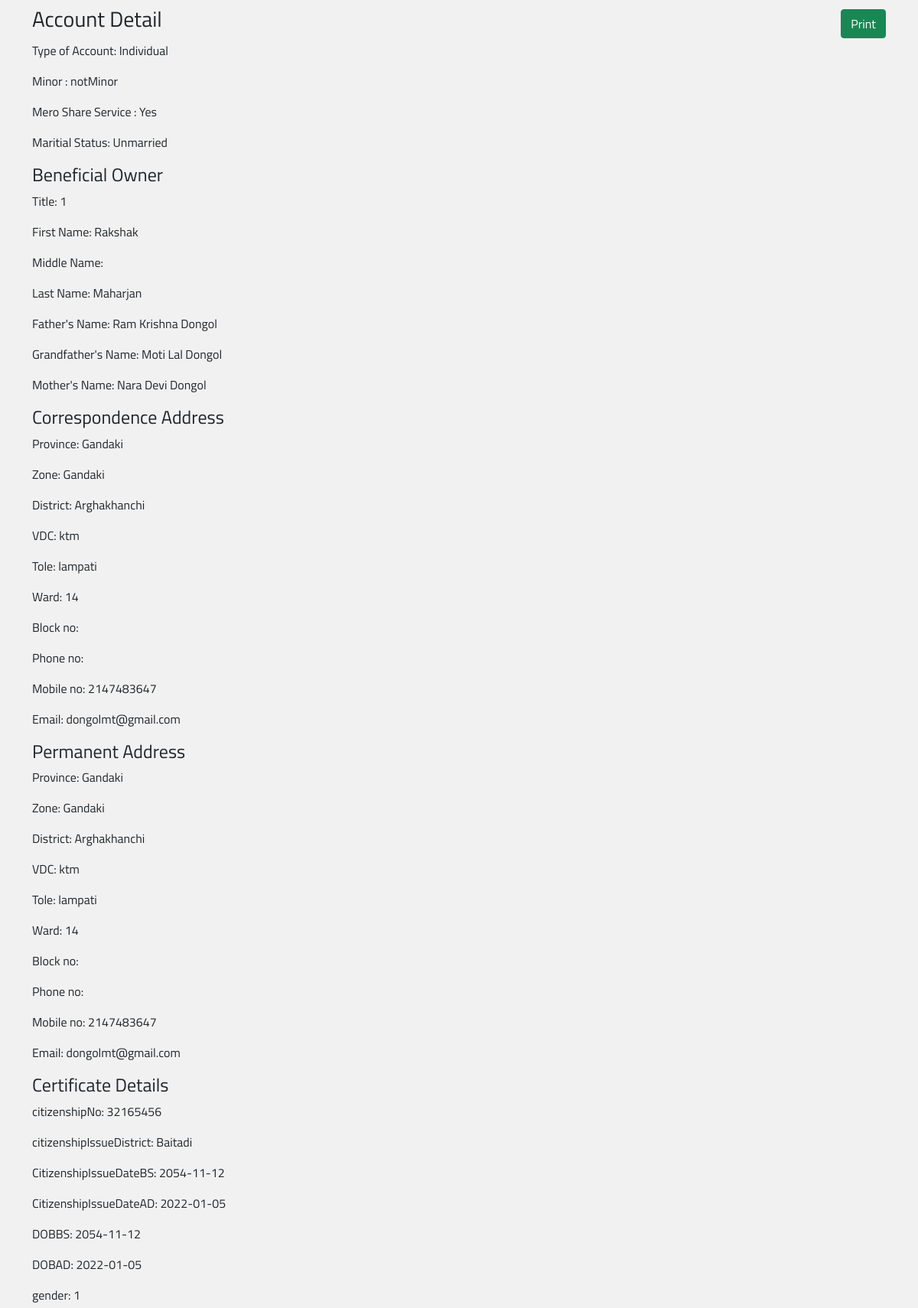
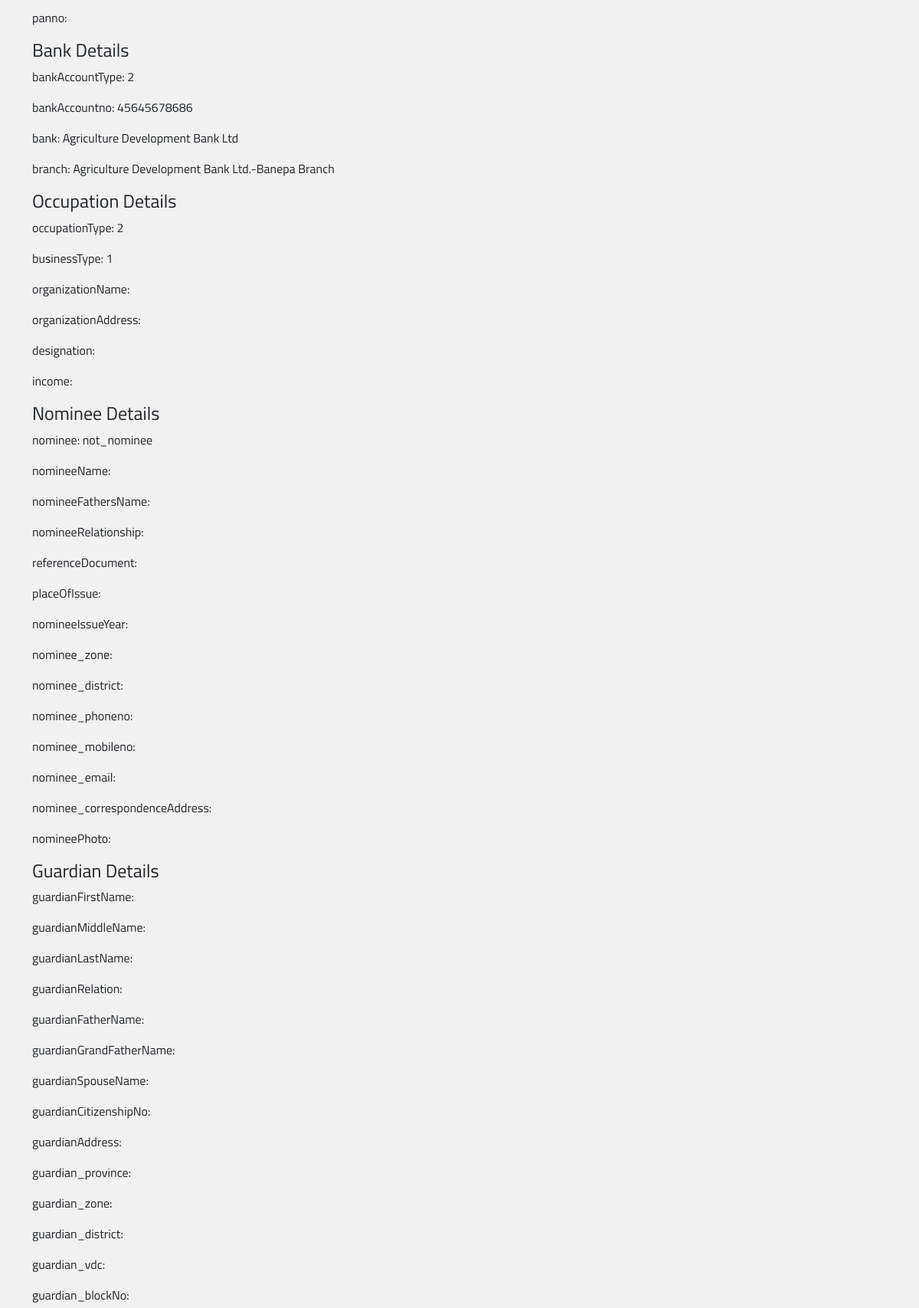
/formDetail?id=10001 (upper part), run on the app's committed database (2 pictures, top to bottom).
### tables this page shows
CREATE TABLE `form` (
  `id` int(11) NOT NULL,
  `firstSection` int(11) DEFAULT NULL,
  `beneficialOwner` int(11) DEFAULT NULL,
  `correspondenceAddress` int(11) DEFAULT NULL,
  `permanentAddress` int(11) DEFAULT NULL,
  `certificateDetails` int(11) DEFAULT NULL,
  `bankDetails` int(11) DEFAULT NULL,
  `occupationDetails` int(11) DEFAULT NULL,
  `nomineeDetails` int(11) DEFAULT NULL,
  `guardianDetails` int(11) DEFAULT NULL,
  `otherDocuments` int(11) DEFAULT NULL
);

CREATE TABLE `firstsection` (
  `firstsection_id` int(11) NOT NULL,
  `accountType` text NOT NULL,
  `minor` text NOT NULL,
  `meroShareService` text NOT NULL,
  `maritalStatus` text NOT NULL
);

CREATE TABLE `beneficialowner` (
  `beneficialowner_id` int(11) NOT NULL,
  `title` int(11) DEFAULT NULL,
  `firstName` text NOT NULL,
  `middleName` text DEFAULT NULL,
  `lastName` text NOT NULL,
  `fathersName` text NOT NULL,
  `grandFathersName` text NOT NULL,
  `mothersName` text NOT NULL
);

CREATE TABLE `correspondenceaddress` (
  `id` int(11) NOT NULL,
  `correspondence_province` varchar(50) DEFAULT NULL,
  `correspondence_zone` varchar(50) DEFAULT NULL,
  `correspondence_district` varchar(50) DEFAULT NULL,
  `correspondence_vdc` text NOT NULL,
  `correspondence_tole` text NOT NULL,
  `correspondence_ward` int(10) NOT NULL,
  `correspondence_blockno` int(10) DEFAULT NULL,
  `correspondence_phoneno` int(10) DEFAULT NULL,
  `correspondence_mobileno` int(10) NOT NULL,
  `correspondence_email` varchar(255) NOT NULL
);

CREATE TABLE `permanentaddress` (
  `id` int(11) NOT NULL,
  `permanent_province` varchar(50) DEFAULT NULL,
  `permanent_zone` varchar(50) DEFAULT NULL,
  `permanent_district` varchar(50) DEFAULT NULL,
  `permanent_vdc` text NOT NULL,
  `permanent_tole` text NOT NULL,
  `permanent_ward` int(11) NOT NULL,
  `permanent_blockno` int(11) DEFAULT NULL,
  `permanent_phoneno` int(10) DEFAULT NULL,
  `permanent_mobileno` int(10) NOT NULL,
  `permanent_email` varchar(255) NOT NULL
);

CREATE TABLE `certificatedetails` (
  `id` int(11) NOT NULL,
  `citizenshipNo` varchar(50) DEFAULT NULL,
  `citizenshipIssueDistrict` varchar(50) DEFAULT NULL,
  `CitizenshipIssueDateBS` date NOT NULL,
  `CitizenshipIssueDateAD` date NOT NULL,
  `DOBBS` date NOT NULL,
  `DOBAD` date NOT NULL,
  `gender` int(11) DEFAULT NULL,
  `panno` varchar(50) DEFAULT NULL
);

CREATE TABLE `bankdetails` (
  `id` int(11) NOT NULL,
  `bankAccountType` int(11) DEFAULT NULL,
  `bank` varchar(255) DEFAULT NULL,
  `branch` varchar(255) DEFAULT NULL,
  `bankAccountno` varchar(50) NOT NULL,
  `status` tinyint(1) DEFAULT 1
);

CREATE TABLE `occupationdetails` (
  `id` int(11) NOT NULL,
  `occupationType` int(11) DEFAULT NULL,
  `businessType` int(11) DEFAULT NULL,
  `organizationName` text DEFAULT NULL,
  `organizationAddress` text DEFAULT NULL,
  `designation` text DEFAULT NULL,
  `income` int(11) DEFAULT NULL
);

CREATE TABLE `nomineedetails` (
  `id` int(11) NOT NULL,
  `nominee` text NOT NULL,
  `nomineeName` text DEFAULT NULL,
  `nomineeFathersName` text DEFAULT NULL,
  `nomineeRelationship` text DEFAULT NULL,
  `referenceDocument` int(11) DEFAULT NULL,
  `nomineeDoc` varchar(50) DEFAULT NULL,
  `placeOfIssue` varchar(50) DEFAULT NULL,
  `nomineeIssueYear` date DEFAULT NULL,
  `nomineeAge` int(3) DEFAULT NULL,
  `nominee_zone` varchar(50) DEFAULT NULL,
  `nominee_district` varchar(50) DEFAULT NULL,
  `nominee_phoneno` int(10) DEFAULT NULL,
  `nominee_mobileno` int(10) DEFAULT NULL,
  `nominee_email` varchar(255) DEFAULT NULL,
  `nominee_panno` int(20) DEFAULT NULL,
  `nominee_correspondenceAddress` text DEFAULT NULL,
  `nomineePhoto` text DEFAULT NULL,
  `nomineeSignature` text DEFAULT NULL,
  `nomineeDocumentFront` text DEFAULT NULL,
  `nomineeDocumentBack` text DEFAULT NULL
);

### formDetail.php (the view, shortened to what this page needs)
<?php
include "admin\inc\header.php";
if ( isset( $_GET['id'] ) && !empty( $_GET['id'] ) ){
    $id = (int)$_GET['id'];
    $row = mysqli_fetch_array($result);
?>
<div class="container my-2">
    <div class="form_heading">
        <h3>Account Detail </h3>
        <button class="btn btn-success my-1" onclick="window.print();" id="print-btn">Print</button>
    </div>
    <p>Type of Account: <?php echo $row["accountType"]; ?></p>
    <p>Minor : <?php echo $row["minor"]; ?></p>
    <p>Mero Share Service : <?php echo $row["meroShareService"]; ?></p>
    <p>Maritial Status: <?php echo $row["maritalStatus"]; ?></p>
    <h4>Beneficial Owner</h4>
    <p>Title: <?php echo $row["title"]; ?></p>
    <p>First Name: <?php echo $row["firstName"]; ?></p>
    <p>Middle Name: <?php echo $row["middleName"]; ?></p>
    <p>Last Name: <?php echo $row["lastName"]; ?></p>
    <p>Father's Name: <?php echo $row["fathersName"]; ?></p>
    <p>Grandfather's Name: <?php echo $row["grandFathersName"]; ?></p>
    <p>Mother's Name: <?php echo $row["mothersName"]; ?></p>
    <h4>Correspondence Address</h4>
    <p>Province: <?php echo $row["correspondence_province"]; ?></p>
    <p>Zone: <?php echo $row["correspondence_zone"]; ?></p>
    <p>District: <?php echo $row["correspondence_district"]; ?></p>
    <p>VDC: <?php echo $row["correspondence_vdc"]; ?></p>
    <p>Tole: <?php echo $row["correspondence_tole"]; ?></p>
    <p>Ward: <?php echo $row["correspondence_ward"]; ?></p>
    <p>Block no: <?php echo $row["correspondence_blockno"]; ?></p>
    <p>Phone no: <?php echo $row["correspondence_phoneno"]; ?></p>
    <p>Mobile no: <?php echo $row["correspondence_mobileno"]; ?></p>
    <p>Email: <?php echo $row["correspondence_email"]; ?></p>
    <h4>Permanent Address</h4>
    <p>Province: <?php echo $row["permanent_province"]; ?></p>
    <p>Zone: <?php echo $row["permanent_zone"]; ?></p>
    <p>District: <?php echo $row["permanent_district"]; ?></p>
    <p>VDC: <?php echo $row["permanent_vdc"]; ?></p>
    <p>Tole: <?php echo $row["permanent_tole"]; ?></p>
    <p>Ward: <?php echo $row["permanent_ward"]; ?></p>
    <p>Block no: <?php echo $row["permanent_blockno"]; ?></p>
    <p>Phone no: <?php echo $row["permanent_phoneno"]; ?></p>
    <p>Mobile no: <?php echo $row["permanent_mobileno"]; ?></p>
    <p>Email: <?php echo $row["permanent_email"]; ?></p>
    <h4>Certificate Details</h4>
    <p>citizenshipNo: <?php echo $row["citizenshipNo"]; ?></p>
    <p>citizenshipIssueDistrict: <?php echo $row["citizenshipIssueDistrict"]; ?></p>
    <p>CitizenshipIssueDateBS: <?php echo $row["citizenshipIssueDateBS"]; ?></p>
    <p>CitizenshipIssueDateAD: <?php echo $row["citizenshipIssueDateAD"]; ?></p>
    <p>DOBBS: <?php echo $row["DOBBS"]; ?></p>
    <p>DOBAD: <?php echo $row["DOBAD"]; ?></p>
    <p>gender: <?php echo $row["gender"]; ?></p>
    <p>panno: <?php echo $row["panno"]; ?></p>
    <h4>Bank Details</h4>
    <p>bankAccountType: <?php echo $row["bankAccountType"]; ?></p>
    <p>bankAccountno: <?php echo $row["bankAccountno"]; ?></p>
    <p>bank: <?php echo $row["bank"]; ?></p>
    <p>branch: <?php echo $row["branch"]; ?></p>
    <h4>Occupation Details</h4>
    <p>occupationType: <?php echo $row["occupationType"]; ?></p>
    <p>businessType: <?php echo $row["businessType"]; ?></p>
    <p>organizationName: <?php echo $row["organizationName"]; ?></p>
    <p>organizationAddress: <?php echo $row["organizationAddress"]; ?></p>
    <p>designation: <?php echo $row["designation"]; ?></p>
    <p>income: <?php echo $row["income"]; ?></p>
    <h4>Nominee Details</h4>
    <p>nominee: <?php echo $row["nominee"]; ?></p>
    <p>nomineeName: <?php echo $row["nomineeName"]; ?></p>
    <p>nomineeFathersName: <?php echo $row["nomineeFathersName"]; ?></p>
    <p>nomineeRelationship: <?php echo $row["nomineeRelationship"]; ?></p>
    <p>referenceDocument: <?php echo $row["referenceDocument"]; ?></p>
    <p>placeOfIssue: <?php echo $row["placeOfIssue"]; ?></p>
    <p>nomineeIssueYear: <?php echo $row["nomineeIssueYear"]; ?></p>
    <p>nominee_zone: <?php echo $row["nominee_zone"]; ?></p>
    <p>nominee_district: <?php echo $row["nominee_district"]; ?></p>
    <p>nominee_phoneno: <?php echo $row["nominee_phoneno"]; ?></p>
    <p>nominee_mobileno: <?php echo $row["nominee_mobileno"]; ?></p>
    <p>nominee_email: <?php echo $row["nominee_email"]; ?></p>
    <p>nominee_correspondenceAddress: <?php echo $row["nominee_correspondenceAddress"]; ?></p>
    <p>nomineePhoto: <?php echo $row["nomineePhoto"]; ?></p>
    <h4>Guardian Details</h4>
    <p>guardianFirstName: <?php echo $row["guardianFirstName"]; ?></p>
    <p>guardianMiddleName: <?php echo $row["guardianMiddleName"]; ?></p>
    <p>guardianLastName: <?php echo $row["guardianLastName"]; ?></p>
    <p>guardianRelation: <?php echo $row["guardianRelation"]; ?></p>
    <p>guardianFatherName: <?php echo $row["guardianFatherName"]; ?></p>
    <p>guardianGrandFatherName: <?php echo $row["guardianGrandFatherName"]; ?></p>
    <p>guardianSpouseName: <?php echo $row["guardianSpouseName"]; ?></p>
    <p>guardianCitizenshipNo: <?php echo $row["guardianCitizenshipNo"]; ?></p>
    <p>guardianAddress: <?php echo $row["guardianAddress"]; ?></p>
    <p>guardian_province: <?php echo $row["guardian_province"]; ?></p>
    <p>guardian_zone: <?php echo $row["guardian_zone"]; ?></p>
    <p>guardian_district: <?php echo $row["guardian_district"]; ?></p>
    <p>guardian_vdc: <?php echo $row["guardian_vdc"]; ?></p>
    <p>guardian_blockNo: <?php echo $row["guardian_blockNo"]; ?></p>
</div>
<?php
}
?>
<?php
include "admin/inc/footer.php";
?>

### admin/assets/css/form.css (style rules this page uses)
* { margin: 0; padding: 0; box-sizing: border-box; font-family: 'Titillium Web', sans-serif; }

### admin/assets/css/formdesign.css (style rules this page uses)
body { background-color: #f1f1f1; }
button { background-color: #134072; color: #ffffff; border: none; padding: 10px 20px; font-size: 17px; cursor: pointer; }
.form_heading { display: flex; justify-content: space-between; width: 100%; }

### admin/assets/css/print.css (style rules this page uses)
#print-btn { display: none; visibility: none; }

### data on the page
form: firstSection.accountType "Individual", firstSection.minor "notMinor", firstSection.meroShareService "Yes", firstSection.maritalStatus "Unmarried", beneficialOwner.title "1", beneficialOwner.firstName "Rakshak", beneficialOwner.lastName "Maharjan", beneficialOwner.fathersName "Ram Krishna Dongol", beneficialOwner.grandFathersName "Moti Lal Dongol", beneficialOwner.mothersName "Nara Devi Dongol", correspondenceAddress.correspondence_province "Gandaki", correspondenceAddress.correspondence_zone "Gandaki", correspondenceAddress.correspondence_district "Arghakhanchi", correspondenceAddress.correspondence_vdc "ktm", correspondenceAddress.correspondence_tole "lampati", correspondenceAddress.correspondence_ward "14", correspondenceAddress.correspondence_mobileno "2147483647", correspondenceAddress.correspondence_email "dongolmt@gmail.com", permanentAddress.permanent_province "Gandaki", permanentAddress.permanent_zone "Gandaki", permanentAddress.permanent_district "Arghakhanchi", permanentAddress.permanent_vdc "ktm", permanentAddress.permanent_tole "lampati", permanentAddress.permanent_ward "14", permanentAddress.permanent_mobileno "2147483647", permanentAddress.permanent_email "dongolmt@gmail.com", certificateDetails.citizenshipNo "32165456", certificateDetails.citizenshipIssueDistrict "Baitadi", certificateDetails.CitizenshipIssueDateBS "2054-11-12", certificateDetails.CitizenshipIssueDateAD "2022-01-05", certificateDetails.DOBBS "2054-11-12", certificateDetails.DOBAD "2022-01-05", certificateDetails.gender "1", bankDetails.bankAccountType "2", bankDetails.bankAccountno "45645678686", bankDetails.bank "Agriculture Development Bank Ltd", bankDetails.branch "Agriculture Development Bank Ltd.-Banepa Branch", occupationDetails.occupationType "2", occupationDetails.businessType "1", nomineeDetails.nominee "not_nominee"
